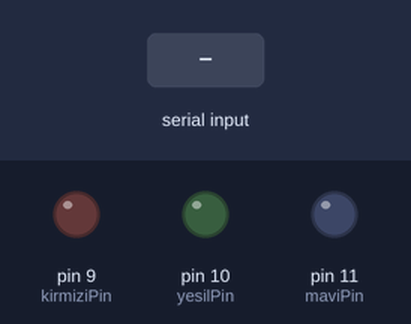
This sketch was run on a simulated Arduino Uno, built with avr-gcc and run on an emulated ATmega328P. Shown: output pins drawn as LEDs (lit = HIGH). The test bench sets the inputs (shaded band).

Above: at 1.2 s.
1.3 s: "k" received over Serial
At 1.6 s:
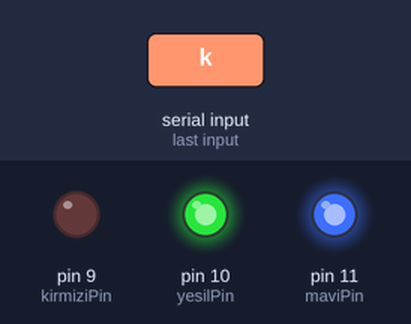
2.8 s: "m" received over Serial
At 3.9 s:
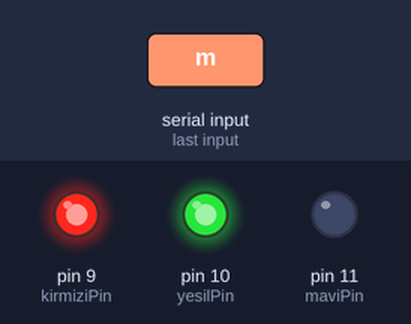
4.3 s: "y" received over Serial
At 5.1 s:
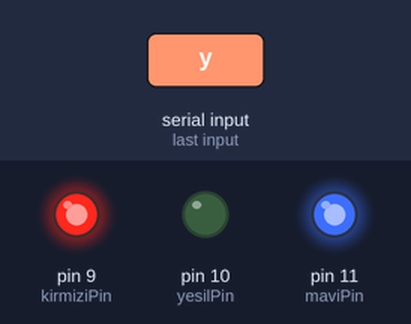
5.8 s: "0" received over Serial
At 6.2 s:
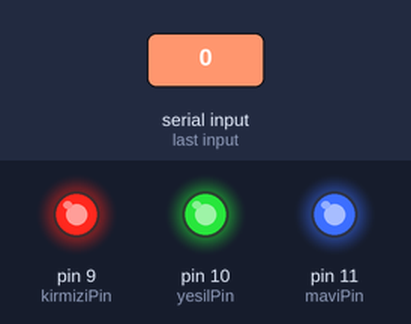
Timing chart, 0 to 8.3 s (numbered marks = the images above; inputs shaded):
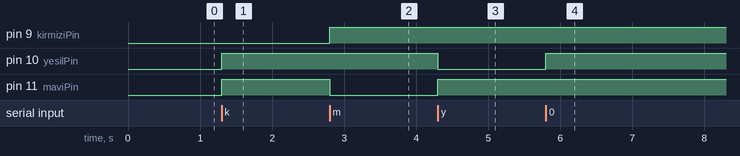

The sketch:

bluetooth_16_rgb.ino
```cpp
int veri;
int kirmiziPin=9;
int yesilPin=10;
int maviPin=11;

void setup()
{
  Serial.begin(9600);
  pinMode(kirmiziPin,OUTPUT);
  pinMode(maviPin,OUTPUT);
  pinMode(yesilPin,OUTPUT);

}

void loop()
{
  if(Serial.available()>0)
  {
    veri=Serial.read();
  }
    if(veri=='k')
    {
      digitalWrite(kirmiziPin,LOW);
      digitalWrite(maviPin,HIGH);
      digitalWrite(yesilPin,HIGH);
    }
     else if(veri=='m')
    {
      digitalWrite(maviPin,LOW);
      digitalWrite(kirmiziPin,HIGH);
      digitalWrite(yesilPin,HIGH);
    }
     else if(veri=='y')
    {
      digitalWrite(yesilPin,LOW);
      digitalWrite(maviPin,HIGH);
      digitalWrite(kirmiziPin,HIGH);
    }
     else if(veri=='0')
    {
      digitalWrite(kirmiziPin,HIGH);
      digitalWrite(maviPin,HIGH);
      digitalWrite(yesilPin,HIGH);
    }

}
```

Measured:
- after the input at 1.3 s, pin 10 (yesilPin), pin 11 (maviPin): LOW → HIGH at once
- after the input at 2.8 s, pin 9 (kirmiziPin): LOW → HIGH at once; pin 11 (maviPin): HIGH → LOW at once
- after the input at 4.3 s, pin 10 (yesilPin): HIGH → LOW at once; pin 11 (maviPin): LOW → HIGH at once
- after the input at 5.8 s, pin 10 (yesilPin): LOW → HIGH at once
